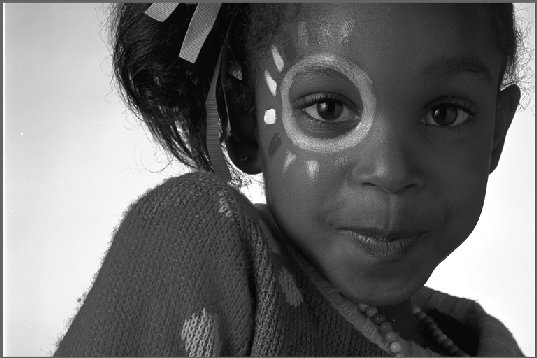
%> input picture hw3/image1.jpg, 537 x 358 px
$ octave hw3pt1.m   (GNU Octave 9; MATLAB toolbox functions it lacks are replaced by stand-ins)
%> lines starting %> are read from the running program, lines starting %| are printed output that depends on the picture; in (x1, y1, x2, y2) boxes, pixels count from 0 and x2, y2 are one past the last pixel; in counts of white or black regions, pixels touching at a corner belong together; the program's own positions count from 1

image = imread("image1.jpg");
%> image is the input picture: size 358x537 uint8; min 0, max 255, mean 109.3

[rows, columns, colorChannels] = size(image);
%> rows = 358; columns = 537; colorChannels = 1

newImageBin = binary(image);
newImageHalftone = halftone(image, 2);
newImageHalftone3 = halftone(image, 3);

figure, imshow(image);
figure, imshow(newImageBin);
figure, imshow(newImageHalftone);
figure, imshow(newImageHalftone3);

function J = binary(image)
    [rows, columns, colorChannels] = size(image);
%> rows = 358; columns = 537; colorChannels = 1
    for i=1:rows
       for j=1:columns
           if(image(i,j) > 128)
              image(i,j) = 255;
           else
              image(i,j) = 0;
           end
       end
    end
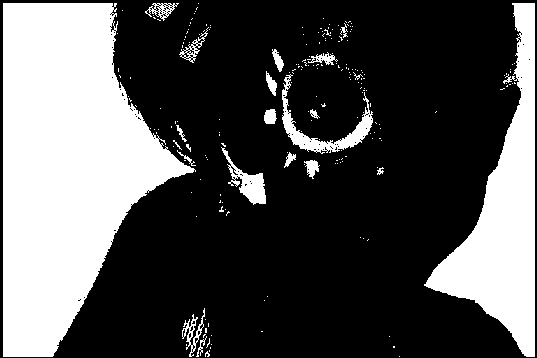
%> image: size 358x537 uint8; 31.4% white; 215 white regions (195 under 20 px), largest, box (x1, y1, x2, y2) and area: (3, 3, 196, 357) 40894, (424, 3, 535, 357) 14830, (282, 74, 373, 154) 1503
    J=image;
end

function J = halftone(image, stepSize)
%> called with stepSize = 2
    [rows, columns, colorChannels] = size(image);
    for i=1:stepSize:rows
       for j=1:stepSize:columns
           total = 0;
           pixelCount = 0;
           rowBegin = i;
           columnBegin = j;
           rowEnd = rowBegin + stepSize - 1;
           columnBegin = columnBegin + stepSize - 1;
           columnEnd = columnBegin + stepSize -1;
           for k=rowBegin:rowEnd
               for l=columnBegin:columnEnd
                   if(k<=rows && l <=columns)
                       total = total + image(k,l);
                       pixelCount = pixelCount + 1;
                   end
               end
           end
           average = round(total/pixelCount);
           numWhite = 0;
           if(stepSize == 2)
               if(average <= 51)
                   numWhite = 0;
               elseif(average > 51 && average <= 102)
                   numWhite = round(0.25*pixelCount);
               elseif(average > 102 && average <= 154)
                   numWhite = round(0.5*pixelCount);
               elseif(average > 154 && average <= 205)
                   numWhite = round(0.75*pixelCount);
               else
                   numWhite = pixelCount;
               end
           else
               if(average <= 25.5)
                   numWhite = 0;
                   %disp("set 0 pixels white")
               elseif(average > 25.5 && average <= 51)
                   numWhite = round((1/9)*pixelCount);
                   %disp("set 1 pixels white")
               elseif(average > 51 && average <= 76.5)
                   numWhite = round((2/9)*pixelCount);
                   %disp("set 2 pixels white")
               elseif(average > 76.5 && average <= 102)
                   numWhite = round((1/3)*pixelCount);
                   %disp("set 3 pixels white")
               elseif(average > 102 && average <= 127.5)
                   numWhite = round((4/9)*pixelCount);
                   %disp("set 4 pixels white")
               elseif(average > 127.5 && average <= 153)
                   numWhite = round((5/9)*pixelCount);
                   %disp("set 5 pixels white")
               elseif(average > 153 && average <= 178.5)
                   numWhite = round((2/3)*pixelCount);
                   %disp("set 6 pixels white")
               elseif(average > 178.5 && average <= 204)
                   numWhite = round((7/9)*pixelCount);
                   %disp("set 7 pixels white")
               elseif(average > 204 && average <= 229.5)
                   numWhite = round((8/9)*pixelCount);
                   %disp("set 8 pixels white")
               else
                   numWhite = pixelCount;
                   %disp("set all pixels white")
               end
           end
           for k=rowBegin:rowEnd
               for l=columnBegin:columnEnd
                   if(k<=rows && l <=columns)
                        if(numWhite > 0)
                           image(k,l) = 255;
                           numWhite = numWhite - 1;
                        else
                           image(k,l) = 0;
                        end
                    end
                end
           end
       end
    end
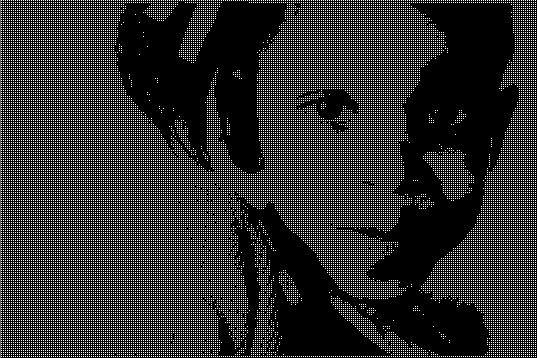
%> image: size 358x537 uint8; min 0, max 255, mean 45
%> call 2 of halftone, with stepSize = 3
%> after the loop in halftone (call 2), `for i=1:stepSize:rows`:
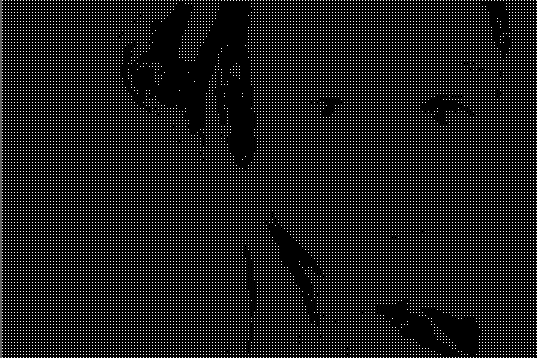
%> image: size 358x537 uint8; min 0, max 255, mean 26.3
    J=image;
end

$ run again, with hw3/dither.tif saved as hw3/image1.jpg
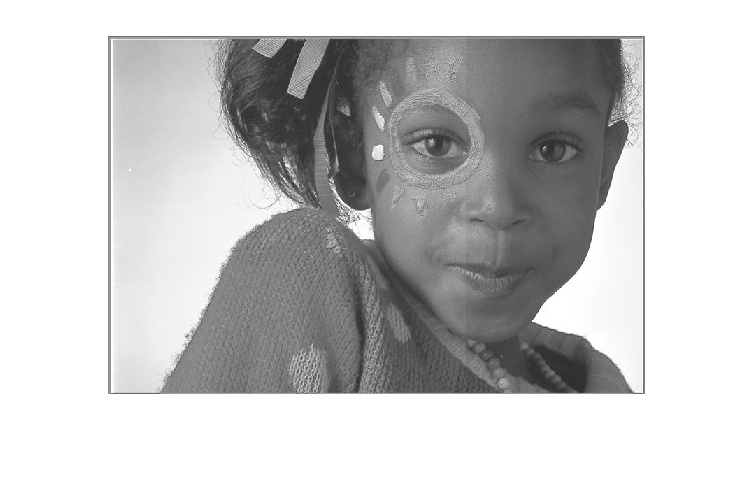
%> input picture hw3/dither.tif, 754 x 488 px
%> image is the input picture: size 488x754x3 uint8; min 29, max 255, mean 197.3
%> after the loop in halftone, `for i=1:stepSize:rows`:
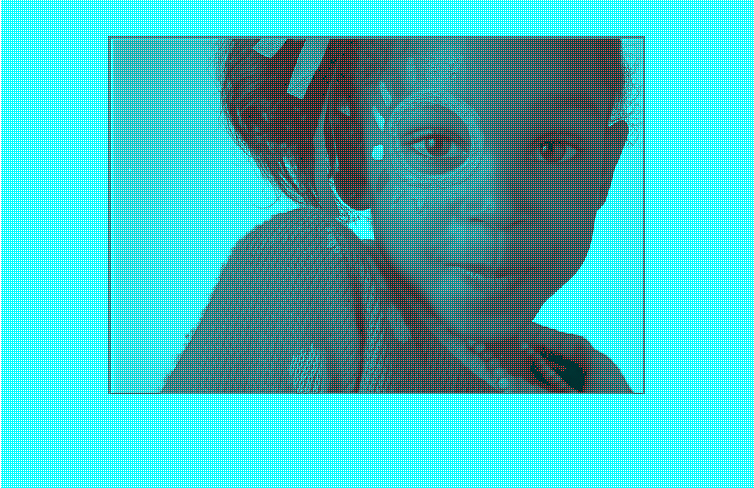
%> image: size 488x754x3 uint8; mean R, G, B 63.9, 197.3, 197.3
%> after the loop in halftone (call 2), `for i=1:stepSize:rows`:
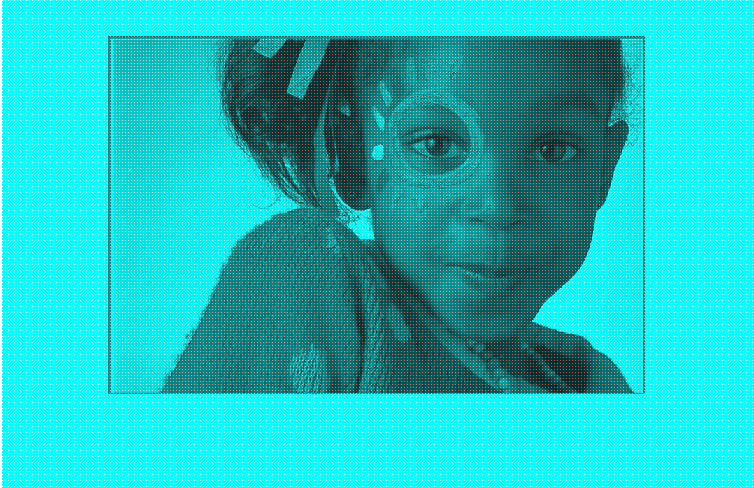
%> image: size 488x754x3 uint8; mean R, G, B 29, 197.3, 197.3
